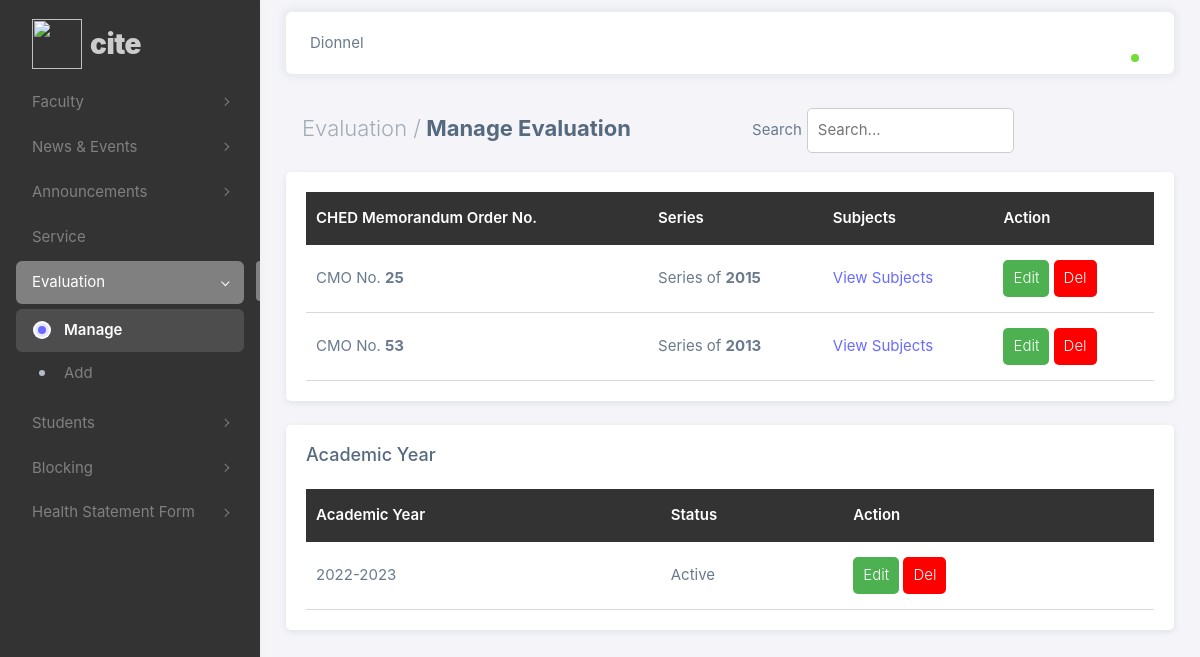
The app's page /admin/php/evaluation.php (signed in) with its own data.
### tables this page shows
CREATE TABLE `eval_cmo_series_tbl` (
  `eval_id` int(11) NOT NULL,
  `cmoNo` varchar(100) NOT NULL,
  `series` varchar(100) NOT NULL
);

CREATE TABLE `acad_yr_tbl` (
  `acad_id` int(11) NOT NULL,
  `acad_yr` varchar(30) NOT NULL,
  `status` varchar(30) NOT NULL
);

### admin/php/evaluation.php (the view, shortened to what this page needs)
<?php
if (isset($_SESSION['id']) && isset($_SESSION['username']) && isset($_SESSION['fname'])) {
?>
<!DOCTYPE html>
<html
  lang="en"
  class="light-style layout-menu-fixed"
  dir="ltr"
  data-theme="theme-default"
  data-assets-path="../assets/"
  data-template="vertical-menu-template-free"
>
  <head>
    <link rel="stylesheet" href="../assets/vendor/fonts/boxicons.css" />
    <link rel="stylesheet" href="../assets/vendor/css/core.css" class="template-customizer-core-css" />
    <link rel="stylesheet" href="../assets/vendor/css/theme-default.css" class="template-customizer-theme-css" />
    <link rel="stylesheet" href="../assets/css/demo.css" />
    <link rel="stylesheet" href="../assets/vendor/libs/perfect-scrollbar/perfect-scrollbar.css" />
    <link rel="stylesheet" href="../assets/vendor/libs/apex-charts/apex-charts.css" />
    <link rel="stylesheet" href="css/cite_theme.css" />
  </head>
  <body>
    <div class="layout-wrapper layout-content-navbar">
      <div class="layout-container">
        <aside id="layout-menu" class="layout-menu menu-vertical menu bg-menu-theme">
          <div class="app-brand demo">
            <a href="faculty.php" class="app-brand-link">
              <span class="app-brand-logo demo">
                <img src="assets/logo.png" style="height: 50px; width: 50px">
              </span>
              <span class="app-brand-text demo menu-text fw-bolder ms-2">CITE</span>
            </a>
          </div>
          <ul class="menu-inner py-1">
            <li class="menu-item">
              <a href="javascript:void(0);" class="menu-link menu-toggle">
                <div data-i18n="Layouts">Faculty</div>
              </a>
            </li>
            <li class="menu-item">
              <a href="javascript:void(0);" class="menu-link menu-toggle">
                <div data-i18n="Layouts">News & Events</div>
              </a>
            </li>
            <li class="menu-item">
              <a href="javascript:void(0);" class="menu-link menu-toggle">
                <div data-i18n="Layouts">Announcements</div>
              </a>
            </li>
            <li class="menu-item">
              <a href="index.html" class="menu-link">
                <div data-i18n="Analytics">Service</div>
              </a>
            </li>
            <li class="menu-item active open">
              <a href="javascript:void(0);" class="menu-link menu-toggle">
                <div data-i18n="Layouts">Evaluation</div>
              </a>
              <ul class="menu-sub">
                <li class="menu-item active">
                  <a href="evaluation.php" class="menu-link">
                    <div>Manage</div>
                  </a>
                </li>
                <li class="menu-item">
                  <a href="add_evaluation.php" class="menu-link">
                    <div>Add</div>
                  </a>
                </li>
              </ul>
            </li>
            <li class="menu-item">
              <a href="javascript:void(0);" class="menu-link menu-toggle">
                <div data-i18n="Layouts">Students</div>
              </a>
            </li>
            <li class="menu-item">
              <a href="javascript:void(0);" class="menu-link menu-toggle">
                <div data-i18n="Layouts">Blocking</div>
              </a>
            </li>
            <li class="menu-item">
              <a href="javascript:void(0);" class="menu-link menu-toggle">
                <div data-i18n="Layouts">Health Statement Form</div>
              </a>
            </li>
          </ul>
        </aside>
        <div class="layout-page">
          <nav
            class="layout-navbar container-xxl navbar navbar-expand-xl navbar-detached align-items-center bg-navbar-theme"
            id="layout-navbar">
            <div class="navbar-nav-right d-flex align-items-center" id="navbar-collapse">
              <div class="navbar-nav align-items-center">
                <div class="nav-item d-flex align-items-center">
                  <span><?php echo $_SESSION['fname'].' '.$_SESSION['lname'];?></span>
                </div>
              </div>
              <ul class="navbar-nav flex-row align-items-center ms-auto">
                <li class="nav-item navbar-dropdown dropdown-user dropdown">
                  <a class="nav-link dropdown-toggle hide-arrow" href="javascript:void(0);" data-bs-toggle="dropdown">
                    <div class="avatar avatar-online">
                    </div>
                  </a>
                </li>
              </ul>
            </div>
          </nav>
          <div class="content-wrapper">
            <div class="container-xxl flex-grow-1 container-p-y">
              <div class="d-flex flex-wrap">
                <div class="p-2 flex-fill">
                  <h4 class="fw-bold p-2"><span class="text-muted fw-light">Evaluation /</span> Manage Evaluation</h4>
                </div>
                <div class="p-2 flex-fill">
                  <?php
                    include "db_conn.php";
                      $sql = "SELECT * FROM eval_cmo_series_tbl ORDER BY eval_id ASC";
                    if (isset($_POST['search'])) {
                      $search = $_POST['search'];
                      $sql = "SELECT * FROM eval_cmo_series_tbl WHERE cmoNo LIKE '%$search%'";
                    }
                    else {
                      $search = "";
                      $sql = "SELECT * FROM eval_cmo_series_tbl ORDER BY eval_id ASC";
                    }
                    $result = $conn->query($sql);
                  ?>
                  <form method="POST">
                    <label>Search</label><input type="text" class="search" placeholder="Search..." name="search" value="<?php echo $search;?>">
                  </form>
                </div>
              </div>
              <div class="section-container card">
                <div class="table-wrapper">
                  <table class="table-cite" id="evaluation_table">
                    <thead>
                      <tr>
                        <th scope="col">CHED Memorandum Order No.</th>
                        <th scope="col">Series</th>
                        <th scope="col">Subjects</th>
                        <th scope="col">Action</th>
                      </tr>
                    </thead>
                    <tbody>
                    <?php
                      if($result->num_rows > 0) {
                        while ($row=$result->fetch_assoc()) {
                    ?>
                    <tr>
                      <td>CMO No. <span class="fw-bold"><?php echo $row['cmoNo'];?></span></td>
                      <td>Series of <span class="fw-bold"><?php echo $row['series'];?></span></td>
                      <td><a href="view_subjects.php?eval_id=<?=$row['eval_id'];?>">View Subjects</a></td>
                      <td>
                        <a href="upd_evaluation.php?eval_id=<?=$row['eval_id'];?>"><button class="editbtn">Edit</button></a>
                        <button class="delbtn" name="del_cmoSeries" id="del_cmoSeries" data-modal="modal_delete">Del</button></td>
                    </tr>
                    <?php
                        }
                      }
                    ?>
                    </tbody>
                  </table>
                </div>
              </div>
              <div class="section-container card mt-4">
                <h5 class="mb-4">Academic Year</h5>
                <div class="table-wrapper">
                  <table class="table-cite" id="ay_table">
                    <thead>
                      <tr>
                        <th scope="col">Academic Year</th>
                        <th scope="col">Status</th>
                        <th scope="col">Action</th>
                      </tr>
                    </thead>
                    <tbody>
                    <?php
                      $sql_acadYr = "SELECT * FROM acad_yr_tbl";
                      $result_acadYr = mysqli_query($conn, $sql_acadYr);
                      if($result_acadYr->num_rows > 0) {
                        while ($row_acadYr=$result_acadYr->fetch_assoc()) {
                    ?>
                    <tr>
                      <td><?php echo $row_acadYr['acad_yr'];?></td>
                      <td><?php echo $row_acadYr['status'];?></td>
                      <td>
                        <a href="upd_acadYr.php?acad_id=<?=$row_acadYr['acad_id'];?>"><button class="editbtn">Edit</button></a>
                        <button class="delbtn" name="del_acadYr" id="del_acadYr" data-modal="modal_del_ay">Del</button></td>
                    </tr>
                    <?php
                        }
                      }
                    ?>
                    </tbody>
                  </table>
                </div>
              </div>
            </div>
          </div>
        </div>
    </div>
  </body>
</html>
<?php
} else {
  header("Location: index.php");
  exit();
}
?>

### admin/assets/css/demo.css (style rules this page uses)
.menu .app-brand.demo { height: 64px; margin-top: 12px; }
.app-brand-text.demo { font-size: 1.75rem; letter-spacing: -0.5px; text-transform: lowercase; }

### admin/php/css/cite_theme.css (style rules this page uses)
.section-container { background-color: #fff; padding: 20px; border-radius: 5px; }
.table-cite { border-collapse: collapse; width: 100%; overflow-x: auto; }
.table-cite th { padding: 15px 10px; color: #fff; background-color: #333; position: sticky; top: 0; text-align: left; }
.table-cite td { padding: 15px 10px; border-bottom: 1px solid #d9d9d9; }
.editbtn { padding: 7px 10px; background-color: #4eb151; color: #fff; font-weight: 300; border: none; border-radius: 5px; font-size: 15px; }
.delbtn { padding: 7px 10px; background-color: #ff0000; color: #fff; font-weight: 300; border: none; border-radius: 5px; font-size: 15px; }
.search { padding: 10px; display: inline-block; border-radius: 5px; width: 50%; border: 1px solid #cccccc; margin: 0px 0px 0px 5px; }
.table-wrapper { overflow-y: scroll; max-height: 90vh; }

### records on screen
eval_cmo_series_tbl: cmoNo "25", series "2015"
eval_cmo_series_tbl: cmoNo "53", series "2013"
acad_yr_tbl: acad_yr "2022-2023", status "Active"

### other values on screen
$_SESSION['fname'] "Dionnel"
